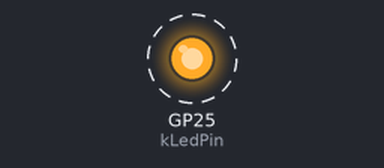
Recording of a program running on a simulated Raspberry Pi Pico. Parts: output pins drawn as LEDs (lit = HIGH). Dashed ring = blinking. What the program prints to the serial monitor is not drawn.

Above: at 0.7 s.
Timing chart, 0 to 3.3 s (numbered marks = the images above):
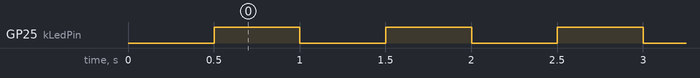

Measured:
- by itself, GP25 (kLedPin): alternates HIGH for 0.50 s and LOW for 0.50 s

The program:

main.cpp
```cpp
#include <Arduino.h>
#include "orn_proto.h"

namespace
{
constexpr uint32_t kBlinkIntervalMs = 500;
constexpr int kLedPin = LED_BUILTIN;

uint32_t g_last_toggle_ms = 0;
bool g_led_state = false;
} // namespace

void setup()
{
    pinMode(kLedPin, OUTPUT);
    digitalWrite(kLedPin, LOW);

    Serial.begin(115200);
    delay(250);

    Serial.println();
    Serial.println("OpenRailNet RP2040 Gateway Node");
    Serial.println("Target: RP2040");
    Serial.println("Role: Gateway");

    orn_frame_t frame{};
    orn_frame_init(
        &frame,
        ORN_PKT_HELLO,
        ORN_PRIO_NORMAL,
        0x0001,
        ORN_NODE_ID_BROADCAST,
        0x00,
        0,
        0);

    Serial.print("ORN protocol frame header size: ");
    Serial.println(sizeof(frame.header));
}

void loop()
{
    const uint32_t now = millis();

    if ((now - g_last_toggle_ms) >= kBlinkIntervalMs)
    {
        g_last_toggle_ms = now;
        g_led_state = !g_led_state;
        digitalWrite(kLedPin, g_led_state ? HIGH : LOW);

        Serial.println("ORN gateway heartbeat");
    }
}
```
